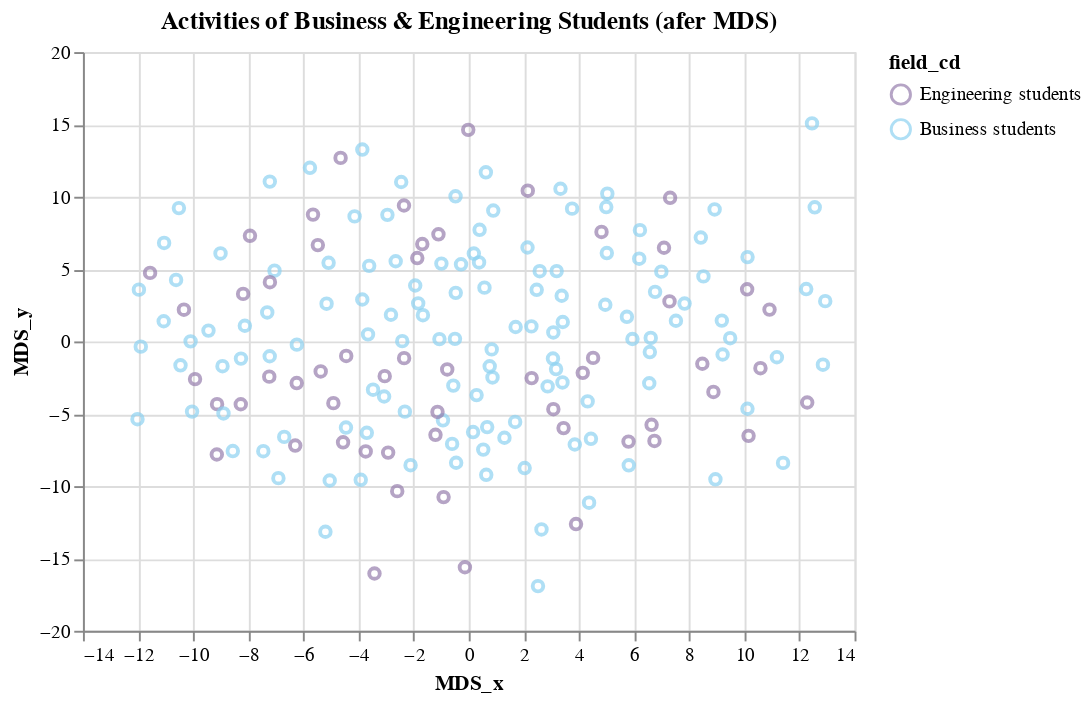

Notebook code cell kept with this figure:
### Code cell
# Making two lists for
# values and colors resp.
dom = ["Engineering students","Business students"]
rng = ['#957DAD', '#8DD1F1']

chart = alt.Chart(filtered_data_bus_eng).mark_point().encode(
    alt.X('MDS_x'),
    alt.Y('MDS_y'),
    #color='field_cd:N'
    color=alt.Color('field_cd', scale=alt.Scale(domain=dom, range=rng))
).properties(title="Activities of Business & Engineering Students (afer MDS)")

print("Visualization 1")
chart

### Figure 1 — Vega-Lite specification as saved in the notebook (floating-point values rounded to 4 significant figures; data arrays with more than 128 entries replaced by an {"elided": "..."} marker saying what was removed)
{"config": {"view": {"continuousWidth": 400, "continuousHeight": 300}}, "data": {"name": "data-fdd327de7f308a69ce34296665352001"}, "mark": "point", "encoding": {"color": {"field": "field_cd", "scale": {"domain": ["Engineering students", "Business students"], "range": ["#957DAD", "#8DD1F1"]}, "type": "nominal"}, "x": {"field": "MDS_x", "type": "quantitative"}, "y": {"field": "MDS_y", "type": "quantitative"}}, "title": "Activities of Business & Engineering Students (afer MDS)", "$schema": "https://vega.github.io/schema/vega-lite/v4.17.0.json", "datasets": {"data-fdd327de7f308a69ce34296665352001": {"elided": "186 records"}}}
